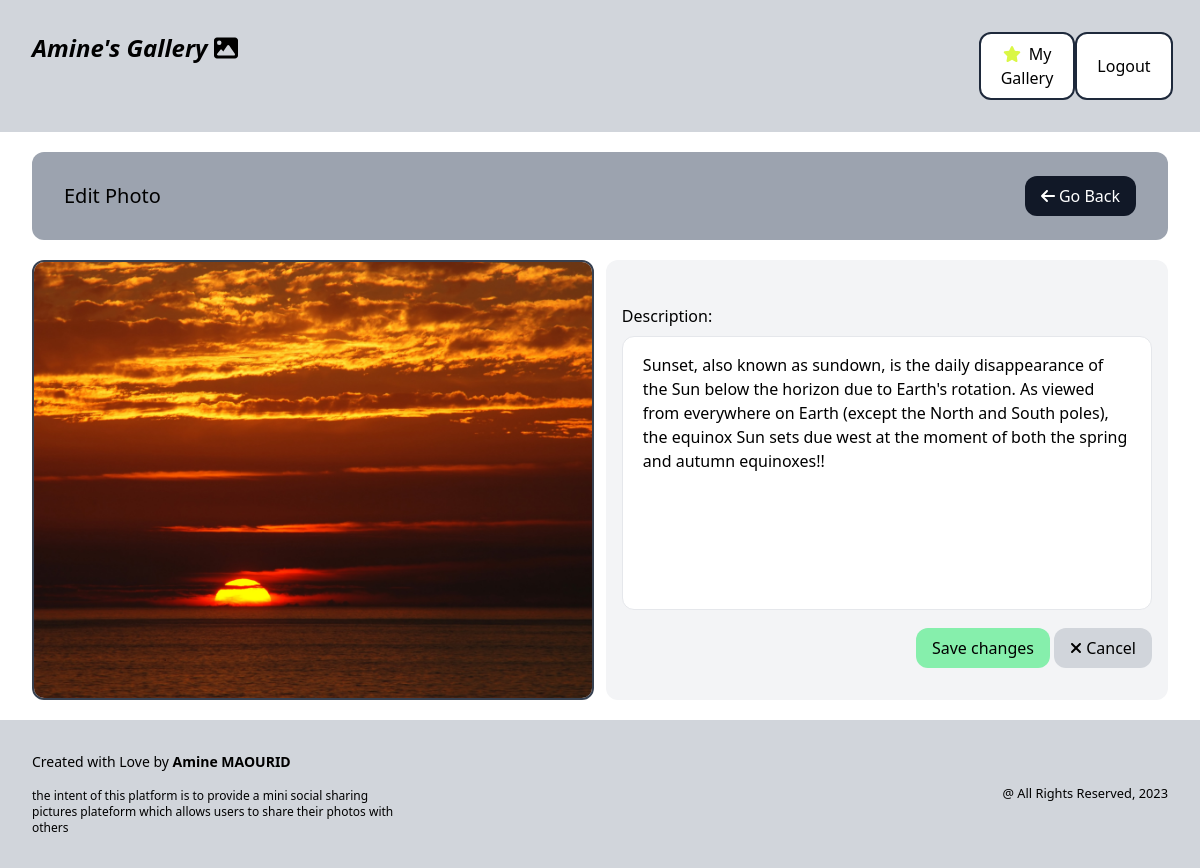
Page /gallery/1/edit/ (signed in) on the earlier database version.
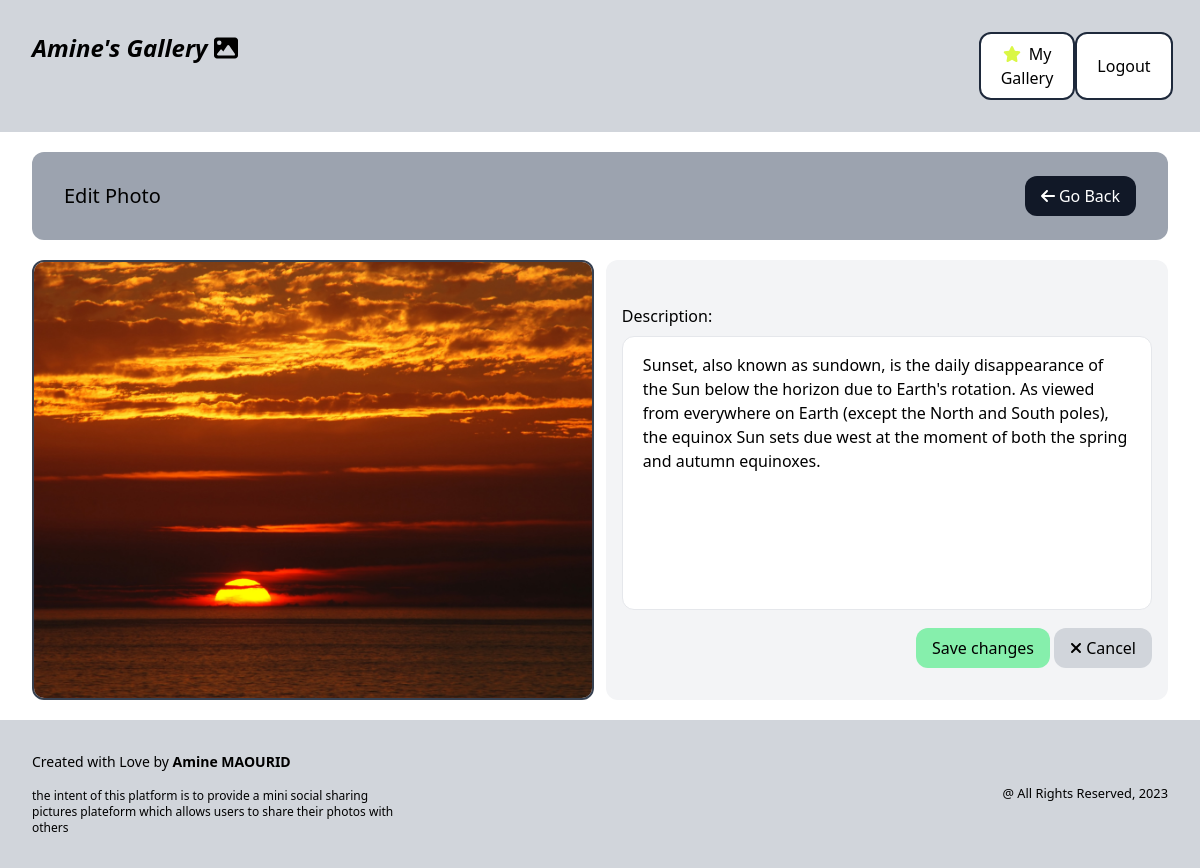
Same page on the later database version.
### photoshare/models.py (models this page shows, shortened)
class Photo(models.Model) :
    description = models.TextField(max_length=500, null=False, blank=False)
    category = models.ForeignKey(Category, related_name="photos", on_delete=models.SET_NULL, null=True)
    image = models.ImageField(null=False, blank=False)
    created_at = models.DateTimeField(auto_now_add=True)
    created_by = models.ForeignKey(User, related_name="photos", on_delete=models.CASCADE)

### photoshare/views.py (the view)
# urls.py: path('<str:pk>/edit/', views.editPhoto, name="edit"),
@login_required
def editPhoto(request, pk) :
    photo_to_edit = get_object_or_404(Photo, pk=pk)
    if request.user == photo_to_edit.created_by or request.user.is_superuser :
        if request.method == "POST" :
            form = EditPhotoForm(request.POST, instance=photo_to_edit)
            if form.is_valid() :
                form.save()
                messages.success(request, "Photo Modified with success !")
                return redirect('detail_photo', pk=photo_to_edit.id)
        elif request.method == "GET" :
            form = EditPhotoForm(instance=photo_to_edit)
        return render(request, 'photoshare/edit.html', {'photo' : photo_to_edit, 'form' : form})
    else :
        return redirect(reverse('detail_photo',args=(photo_to_edit.id,)))

### photoshare/forms.py
class EditPhotoForm(forms.ModelForm) :
    class Meta :
        model = Photo
        fields = ('description',)
    description = forms.CharField(widget=forms.Textarea(attrs={
        'class' : "w-full rounded-xl border py-4 px-5 resize-none mt-2"
    }))

### photoshare/templates/photoshare/edit.html (shortened to what this page needs)
{% extends 'photoshare/photo.html' %}
{% block header_title %}Edit Photo {% endblock %}
{% block buttons_section %}
    <div class="w-1/2 py-8 px-4 bg-gray-100 rounded-xl flex flex-col justify-between">
        <form method="POST" action="{% url 'edit' photo.id %}" class="flex flex-col space-y-3">
            {{ form.as_p  }}
            <div class="self-end">
                <button type="submit" class="py-2 px-4 bg-green-300 hover:bg-green-400 rounded-xl">Save changes</button>
                <button class="py-2 px-4 bg-gray-300 hover:bg-gray-400 rounded-xl">
                    <a href="{% url 'detail_photo' photo.id %}">
                        <i class="fa-solid fa-xmark mr-1"></i>Cancel
                    </a>
                </button>
            </div>
        </form>
    </div>
{% endblock %}

### photoshare/templates/photoshare/photo.html (shortened to what this page needs)
{% extends 'photoshare/base.html' %}
{% block content %}
<div class="flex flex-col h-full">
    <div class="flex justify-between py-6 px-8 bg-gray-400 rounded-xl mb-5 items-center col-span-3">
        <h3 class="text-xl">
           {% block header_title %} Photo's Detail {% endblock %}
        </h3>
        <button class="py-2 px-4 bg-gray-900 text-white hover:bg-gray-700 rounded-xl">
            <a href="{% url 'gallery' %}">
                <i class="fa-solid fa-arrow-left mr-1"></i>Go Back
            </a>
        </button>
    </div>
    <div class="flex h-5/6">
        <div class="w-1/2 mr-3 border-2 border-gray-700 rounded-xl overflow-clip">
            <img class="object-cover h-full w-full" src="{{ photo.image.url }}" alt="{{ photo.description }}">
        </div>
        {% block buttons_section %}{% endblock %}
    </div>
</div>
{% endblock %}

Differences in the rows shown:
changed Photo: description "…the spring and autumn equinoxes!!" → "…the spring and autumn equinoxes."
